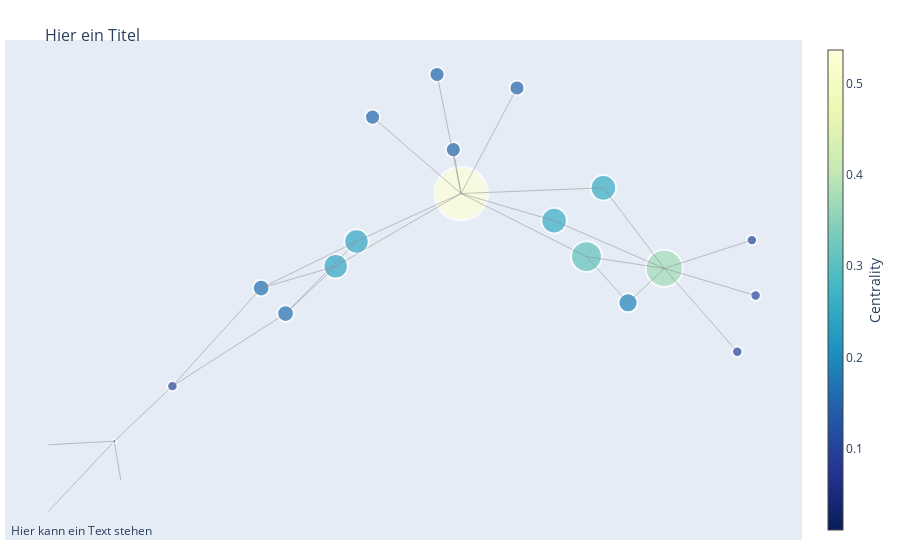

The notebook cell this image was saved under:
### Code cell
GraphObject.plot_plotly()

### Figure 1 — Plotly figure (JSON) as saved in the notebook; plotly's stock layout.template omitted (floating-point values rounded to 4 significant figures)
{"data": [{"hoverinfo": "text", "marker": {"color": [0.3719, 0.1044, 0.5368, 0.3089, 0.03841, 0.01079, 0.1044, 0.01079, 0.01079, 0.2444, 0.2444, 0.1508, 0.1508, 0.1508, 0.1044, 0.1912, 0.1044, 0.2552, 0.1508, 0.2552, 0.1666, 0.1666], "colorbar": {"thickness": 15, "title": {"side": "right", "text": "Centrality"}, "xanchor": "left"}, "colorscale": [[0, "rgb(255,255,217)"], [0.125, "rgb(237,248,177)"], [0.25, "rgb(199,233,180)"], [0.375, "rgb(127,205,187)"], [0.5, "rgb(65,182,196)"], [0.625, "rgb(29,145,192)"], [0.75, "rgb(34,94,168)"], [0.875, "rgb(37,52,148)"], [1, "rgb(8,29,88)"]], "line": {"width": 2}, "reversescale": true, "showscale": true, "size": [37.19, 10.44, 53.68, 30.89, 3.841, 1.079, 10.44, 1.079, 1.079, 24.44, 24.44, 15.08, 15.08, 15.08, 10.44, 19.12, 10.44, 25.52, 15.08, 25.52, 16.66, 16.66]}, "mode": "markers", "text": ["Graph Centrality: 0.37", "Graph Centrality: 0.10", "Graph Centrality: 0.54", "Graph Centrality: 0.31", "Graph Centrality: 0.04", "Graph Centrality: 0.01", "Graph Centrality: 0.10", "Graph Centrality: 0.01", "Graph Centrality: 0.01", "Graph Centrality: 0.24", "Graph Centrality: 0.24", "Graph Centrality: 0.15", "Graph Centrality: 0.15", "Graph Centrality: 0.15", "Graph Centrality: 0.10", "Graph Centrality: 0.19", "Graph Centrality: 0.10", "Graph Centrality: 0.26", "Graph Centrality: 0.15", "Graph Centrality: 0.26", "Graph Centrality: 0.17", "Graph Centrality: 0.17"], "type": "scatter", "x": [0.6514, 0.8962, 0.107, 0.443, -0.8219, -0.9999, -0.6663, -1, -0.8042, -0.1732, -0.2289, 0.04263, 0.257, 0.08634, 0.8471, 0.5544, 0.8862, 0.3564, -0.1301, 0.4884, -0.3631, -0.4285], "y": [0.03111, -0.05508, 0.2691, 0.06869, -0.5181, -0.5296, -0.3432, -0.7433, -0.6437, 0.1169, 0.03801, 0.6478, 0.6048, 0.4087, -0.2338, -0.07805, 0.121, 0.183, 0.5121, 0.2873, -0.1124, -0.03133]}, {"hoverinfo": "text", "line": {"color": "#888", "width": 0.5}, "mode": "lines", "type": "scatter", "x": [0.6514, 0.8962, null, 0.6514, 0.443, null, 0.6514, 0.8471, null, 0.6514, 0.5544, null, 0.6514, 0.8862, null, 0.6514, 0.3564, null, 0.6514, 0.4884, null, 0.107, 0.443, null, 0.107, -0.1732, null, 0.107, -0.2289, null, 0.107, 0.04263, null, 0.107, 0.257, null, 0.107, 0.08634, null, 0.107, 0.3564, null, 0.107, -0.1301, null, 0.107, 0.4884, null, 0.443, 0.5544, null, -0.8219, -0.9999, null, -0.8219, -0.6663, null, -0.8219, -1, null, -0.8219, -0.8042, null, -0.6663, -0.3631, null, -0.6663, -0.4285, null, -0.1732, -0.3631, null, -0.1732, -0.4285, null, -0.2289, -0.3631, null, -0.2289, -0.4285, null], "y": [0.03111, -0.05508, null, 0.03111, 0.06869, null, 0.03111, -0.2338, null, 0.03111, -0.07805, null, 0.03111, 0.121, null, 0.03111, 0.183, null, 0.03111, 0.2873, null, 0.2691, 0.06869, null, 0.2691, 0.1169, null, 0.2691, 0.03801, null, 0.2691, 0.6478, null, 0.2691, 0.6048, null, 0.2691, 0.4087, null, 0.2691, 0.183, null, 0.2691, 0.5121, null, 0.2691, 0.2873, null, 0.06869, -0.07805, null, -0.5181, -0.5296, null, -0.5181, -0.3432, null, -0.5181, -0.7433, null, -0.5181, -0.6437, null, -0.3432, -0.1124, null, -0.3432, -0.03133, null, 0.1169, -0.1124, null, 0.1169, -0.03133, null, 0.03801, -0.1124, null, 0.03801, -0.03133, null]}], "layout": {"annotations": [{"showarrow": false, "text": "Hier kann ein Text stehen", "x": 0.005, "xref": "paper", "y": -0.002, "yref": "paper"}], "hovermode": "closest", "margin": {"b": 20, "l": 5, "r": 5, "t": 40}, "showlegend": false, "title": {"font": {"size": 16}, "text": "<br>Hier ein Titel"}, "xaxis": {"showgrid": false, "showticklabels": false, "zeroline": false}, "yaxis": {"showgrid": false, "showticklabels": false, "zeroline": false}}}
